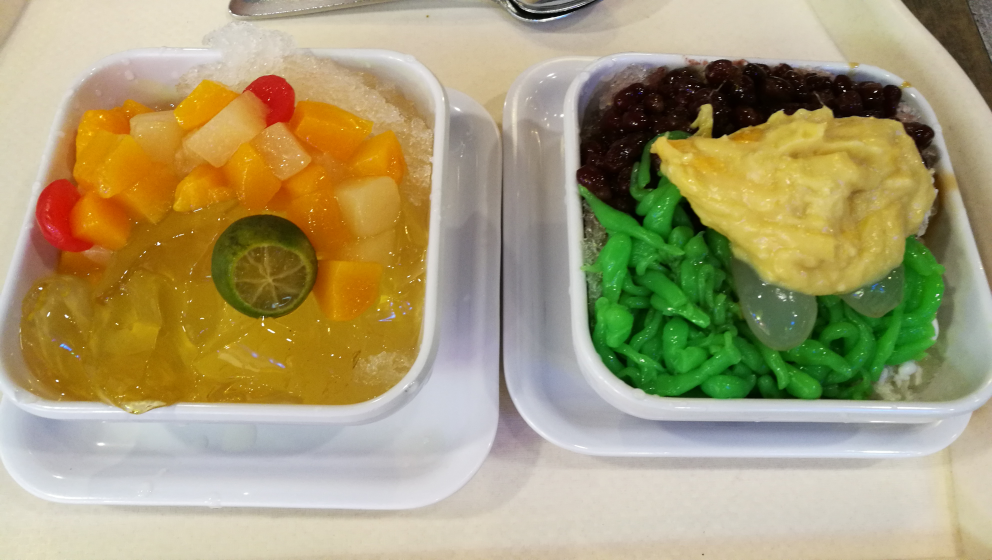
%> input picture MATLAB/svd_shaved_ice/shaved_ice.jpg, 3968 x 2240 px (shown at 1/4 size)
$ octave svd_shaved_ice_a.m   (GNU Octave 9; MATLAB toolbox functions it lacks are replaced by stand-ins)
%> lines starting %> are read from the running program, lines starting %| are printed output that depends on the picture
% svd_gbb2.m
%%%%%%%%%%%%%%%%%%%%
% load image file
RGB=imread('shaved_ice.jpg');
G=im2gray(RGB);
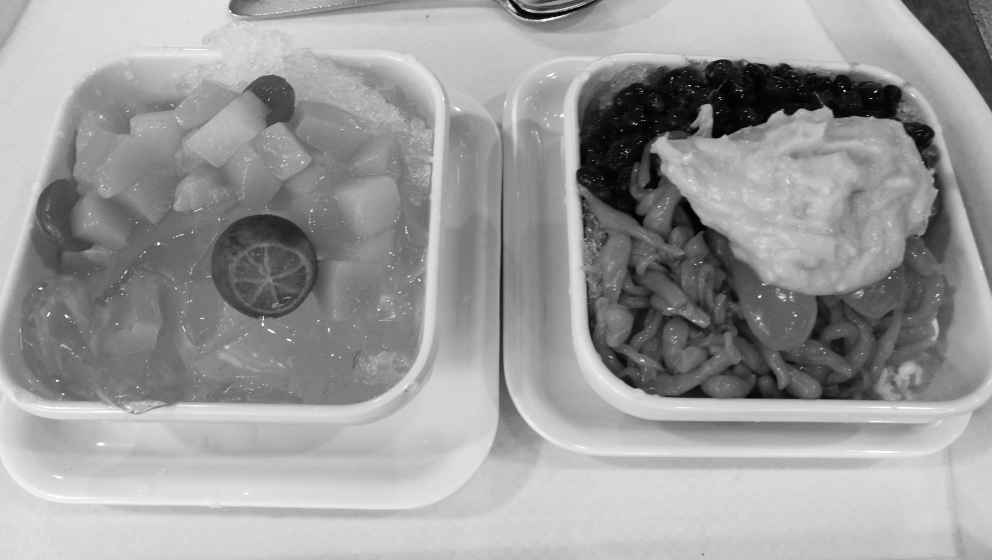
%> G: size 2240x3968 uint8 (shown at 1/4 size); min 0, max 255, mean 154.9
A=imresize(G, 1/5);
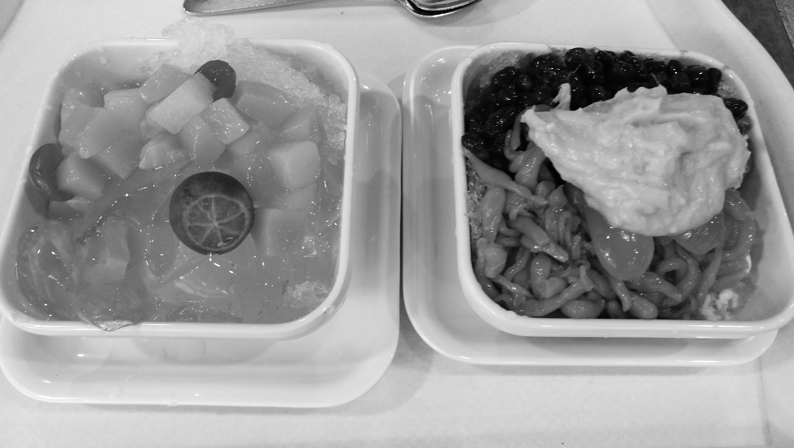
%> A: size 448x794 uint8; min 0, max 255, mean 154.9
% uint8 -> float64
B=double(A);
% A20
[U20,S20,V20]=svds(B,20);
B20=U20*S20*V20';
A20=uint8(B20);
% A50
[U50,S50,V50]=svds(B,50);
B50=U50*S50*V50';
A50=uint8(B50);
% A80
[U80,S80,V80]=svds(B,80);
B80=U80*S80*V80';
A80=uint8(B80);
% plot A(n)
subplot(2,2,1);
imshow(A);
title('A, 448 by 794, rank(A)=448');
subplot(2,2,2);
imshow(A20);
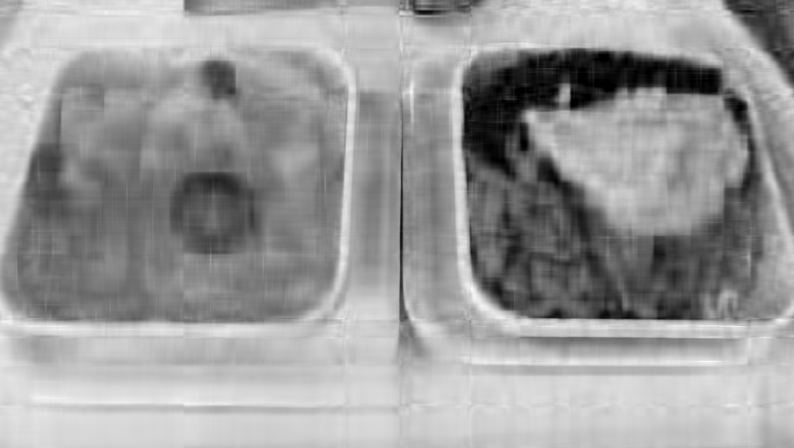
%> displayed picture: size 448x794, on the screen's scale of 0 to 255; min 0, max 253, mean 154.9
title('A(20)');
subplot(2,2,3);
imshow(A50);
title('A(50)');
subplot(2,2,4);
imshow(A80);
title('A(80)');
